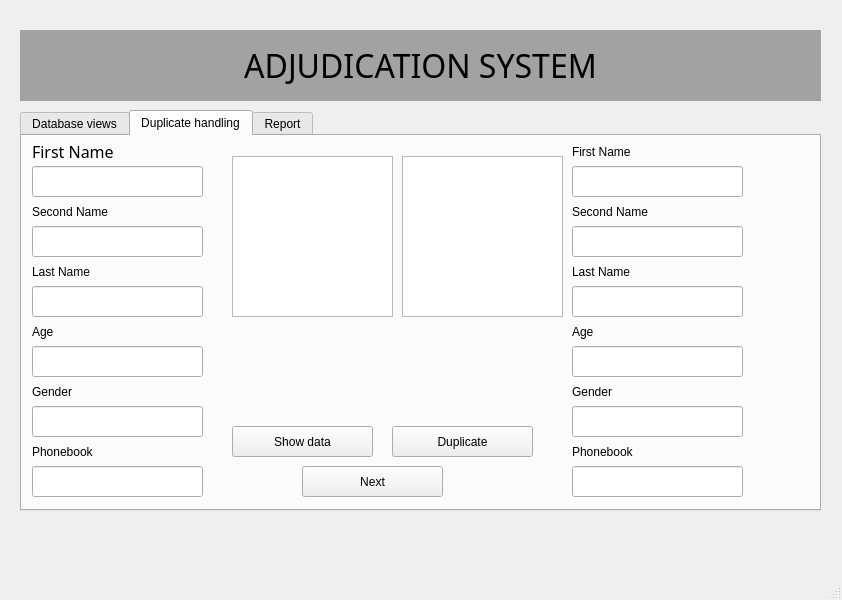
<?xml version="1.0" encoding="UTF-8"?>
<ui version="4.0">
 <class>MainWindow</class>
 <widget class="QMainWindow" name="MainWindow">
  <property name="geometry">
   <rect>
    <x>0</x>
    <y>0</y>
    <width>842</width>
    <height>600</height>
   </rect>
  </property>
  <property name="windowTitle">
   <string>MainWindow</string>
  </property>
  <widget class="QWidget" name="centralwidget">
   <widget class="QTabWidget" name="tabWidget">
    <property name="geometry">
     <rect>
      <x>20</x>
      <y>110</y>
      <width>801</width>
      <height>401</height>
     </rect>
    </property>
    <property name="styleSheet">
     <string notr="true">font: 75 12pt &quot;Century Gothic&quot;;</string>
    </property>
    <property name="currentIndex">
     <number>1</number>
    </property>
    <widget class="QWidget" name="tab">
     <attribute name="title">
      <string>Database views</string>
     </attribute>
     <widget class="QTableWidget" name="tableWidget">
      <property name="geometry">
       <rect>
        <x>0</x>
        <y>20</y>
        <width>751</width>
        <height>361</height>
       </rect>
      </property>
      <property name="styleSheet">
       <string notr="true">font: 9pt &quot;Century Gothic&quot;;</string>
      </property>
      <row>
       <property name="text">
        <string>1</string>
       </property>
      </row>
      <row>
       <property name="text">
        <string>2</string>
       </property>
      </row>
      <row>
       <property name="text">
        <string>3</string>
       </property>
      </row>
      <row>
       <property name="text">
        <string>4</string>
       </property>
      </row>
      <row>
       <property name="text">
        <string>5</string>
       </property>
      </row>
      <row>
       <property name="text">
        <string>6</string>
       </property>
      </row>
      <row>
       <property name="text">
        <string>7</string>
       </property>
      </row>
      <row>
       <property name="text">
        <string>8</string>
       </property>
      </row>
      <row>
       <property name="text">
        <string>10</string>
       </property>
      </row>
      <column>
       <property name="text">
        <string>FIRST NAME</string>
       </property>
       <property name="font">
        <font>
         <weight>75</weight>
         <bold>true</bold>
        </font>
       </property>
      </column>
      <column>
       <property name="text">
        <string>SECOND NAME</string>
       </property>
       <property name="font">
        <font>
         <weight>75</weight>
         <bold>true</bold>
        </font>
       </property>
      </column>
      <column>
       <property name="text">
        <string>LAST NAME</string>
       </property>
       <property name="font">
        <font>
         <weight>75</weight>
         <bold>true</bold>
        </font>
       </property>
      </column>
      <column>
       <property name="text">
        <string>AGE</string>
       </property>
       <property name="font">
        <font>
         <weight>75</weight>
         <bold>true</bold>
        </font>
       </property>
      </column>
      <column>
       <property name="text">
        <string>GENDER</string>
       </property>
       <property name="font">
        <font>
         <weight>75</weight>
         <bold>true</bold>
        </font>
       </property>
      </column>
      <column>
       <property name="text">
        <string>PHONE BOOK</string>
       </property>
       <property name="font">
        <font>
         <weight>75</weight>
         <bold>true</bold>
        </font>
       </property>
      </column>
      <column>
       <property name="text">
        <string>IMAGE</string>
       </property>
       <property name="font">
        <font>
         <weight>75</weight>
         <bold>true</bold>
        </font>
       </property>
      </column>
     </widget>
     <widget class="QPushButton" name="viewButton">
      <property name="geometry">
       <rect>
        <x>240</x>
        <y>330</y>
        <width>171</width>
        <height>31</height>
       </rect>
      </property>
      <property name="text">
       <string>View Data</string>
      </property>
     </widget>
    </widget>
    <widget class="QWidget" name="tab_2">
     <attribute name="title">
      <string>Duplicate handling</string>
     </attribute>
     <widget class="QPushButton" name="showButton">
      <property name="geometry">
       <rect>
        <x>210</x>
        <y>290</y>
        <width>141</width>
        <height>31</height>
       </rect>
      </property>
      <property name="text">
       <string>Show data</string>
      </property>
     </widget>
     <widget class="QPushButton" name="duplicatButton">
      <property name="geometry">
       <rect>
        <x>370</x>
        <y>290</y>
        <width>141</width>
        <height>31</height>
       </rect>
      </property>
      <property name="text">
       <string>Duplicate</string>
      </property>
     </widget>
     <widget class="QTextEdit" name="image2">
      <property name="geometry">
       <rect>
        <x>380</x>
        <y>20</y>
        <width>161</width>
        <height>161</height>
       </rect>
      </property>
     </widget>
     <widget class="QLabel" name="label_2">
      <property name="geometry">
       <rect>
        <x>10</x>
        <y>0</y>
        <width>81</width>
        <height>31</height>
       </rect>
      </property>
      <property name="font">
       <font>
        <family>Century Gothic</family>
        <pointsize>12</pointsize>
        <weight>9</weight>
        <italic>false</italic>
        <bold>false</bold>
       </font>
      </property>
      <property name="text">
       <string>First Name</string>
      </property>
     </widget>
     <widget class="QLabel" name="label_3">
      <property name="geometry">
       <rect>
        <x>550</x>
        <y>0</y>
        <width>81</width>
        <height>31</height>
       </rect>
      </property>
      <property name="text">
       <string>First Name</string>
      </property>
     </widget>
     <widget class="QLineEdit" name="fname1">
      <property name="geometry">
       <rect>
        <x>10</x>
        <y>30</y>
        <width>171</width>
        <height>31</height>
       </rect>
      </property>
     </widget>
     <widget class="QLabel" name="label_4">
      <property name="geometry">
       <rect>
        <x>10</x>
        <y>60</y>
        <width>111</width>
        <height>31</height>
       </rect>
      </property>
      <property name="text">
       <string>Second Name</string>
      </property>
     </widget>
     <widget class="QLineEdit" name="sname1">
      <property name="geometry">
       <rect>
        <x>10</x>
        <y>90</y>
        <width>171</width>
        <height>31</height>
       </rect>
      </property>
     </widget>
     <widget class="QLineEdit" name="sname2">
      <property name="geometry">
       <rect>
        <x>550</x>
        <y>90</y>
        <width>171</width>
        <height>31</height>
       </rect>
      </property>
     </widget>
     <widget class="QLabel" name="label_5">
      <property name="geometry">
       <rect>
        <x>550</x>
        <y>60</y>
        <width>111</width>
        <height>31</height>
       </rect>
      </property>
      <property name="text">
       <string>Second Name</string>
      </property>
     </widget>
     <widget class="QLineEdit" name="fname2">
      <property name="geometry">
       <rect>
        <x>550</x>
        <y>30</y>
        <width>171</width>
        <height>31</height>
       </rect>
      </property>
     </widget>
     <widget class="QLabel" name="label_6">
      <property name="geometry">
       <rect>
        <x>10</x>
        <y>120</y>
        <width>111</width>
        <height>31</height>
       </rect>
      </property>
      <property name="text">
       <string>Last Name</string>
      </property>
     </widget>
     <widget class="QLineEdit" name="lname1">
      <property name="geometry">
       <rect>
        <x>10</x>
        <y>150</y>
        <width>171</width>
        <height>31</height>
       </rect>
      </property>
     </widget>
     <widget class="QLabel" name="label_7">
      <property name="geometry">
       <rect>
        <x>550</x>
        <y>120</y>
        <width>111</width>
        <height>31</height>
       </rect>
      </property>
      <property name="text">
       <string>Last Name</string>
      </property>
     </widget>
     <widget class="QLineEdit" name="lname2">
      <property name="geometry">
       <rect>
        <x>550</x>
        <y>150</y>
        <width>171</width>
        <height>31</height>
       </rect>
      </property>
     </widget>
     <widget class="QLabel" name="label_8">
      <property name="geometry">
       <rect>
        <x>10</x>
        <y>180</y>
        <width>111</width>
        <height>31</height>
       </rect>
      </property>
      <property name="text">
       <string>Age</string>
      </property>
     </widget>
     <widget class="QLabel" name="label_9">
      <property name="geometry">
       <rect>
        <x>550</x>
        <y>180</y>
        <width>111</width>
        <height>31</height>
       </rect>
      </property>
      <property name="text">
       <string>Age</string>
      </property>
     </widget>
     <widget class="QLineEdit" name="age1">
      <property name="geometry">
       <rect>
        <x>10</x>
        <y>210</y>
        <width>171</width>
        <height>31</height>
       </rect>
      </property>
     </widget>
     <widget class="QLineEdit" name="age2">
      <property name="geometry">
       <rect>
        <x>550</x>
        <y>210</y>
        <width>171</width>
        <height>31</height>
       </rect>
      </property>
     </widget>
     <widget class="QLabel" name="label_10">
      <property name="geometry">
       <rect>
        <x>10</x>
        <y>240</y>
        <width>111</width>
        <height>31</height>
       </rect>
      </property>
      <property name="text">
       <string>Gender</string>
      </property>
     </widget>
     <widget class="QLabel" name="label_11">
      <property name="geometry">
       <rect>
        <x>550</x>
        <y>240</y>
        <width>111</width>
        <height>31</height>
       </rect>
      </property>
      <property name="text">
       <string>Gender</string>
      </property>
     </widget>
     <widget class="QLineEdit" name="gender1">
      <property name="geometry">
       <rect>
        <x>10</x>
        <y>270</y>
        <width>171</width>
        <height>31</height>
       </rect>
      </property>
     </widget>
     <widget class="QLineEdit" name="gender2">
      <property name="geometry">
       <rect>
        <x>550</x>
        <y>270</y>
        <width>171</width>
        <height>31</height>
       </rect>
      </property>
     </widget>
     <widget class="QLabel" name="label_12">
      <property name="geometry">
       <rect>
        <x>10</x>
        <y>300</y>
        <width>111</width>
        <height>31</height>
       </rect>
      </property>
      <property name="text">
       <string>Phonebook</string>
      </property>
     </widget>
     <widget class="QLabel" name="label_13">
      <property name="geometry">
       <rect>
        <x>550</x>
        <y>300</y>
        <width>111</width>
        <height>31</height>
       </rect>
      </property>
      <property name="text">
       <string>Phonebook</string>
      </property>
     </widget>
     <widget class="QLineEdit" name="phonebook1">
      <property name="geometry">
       <rect>
        <x>10</x>
        <y>330</y>
        <width>171</width>
        <height>31</height>
       </rect>
      </property>
     </widget>
     <widget class="QLineEdit" name="phonebook2">
      <property name="geometry">
       <rect>
        <x>550</x>
        <y>330</y>
        <width>171</width>
        <height>31</height>
       </rect>
      </property>
     </widget>
     <widget class="QTextEdit" name="image1">
      <property name="geometry">
       <rect>
        <x>210</x>
        <y>20</y>
        <width>161</width>
        <height>161</height>
       </rect>
      </property>
     </widget>
     <widget class="QPushButton" name="nextButton">
      <property name="geometry">
       <rect>
        <x>280</x>
        <y>330</y>
        <width>141</width>
        <height>31</height>
       </rect>
      </property>
      <property name="text">
       <string>Next</string>
      </property>
     </widget>
     <widget class="QLabel" name="fname_label">
      <property name="geometry">
       <rect>
        <x>10</x>
        <y>30</y>
        <width>171</width>
        <height>31</height>
       </rect>
      </property>
      <property name="text">
       <string/>
      </property>
     </widget>
     <widget class="QLabel" name="sname_label">
      <property name="geometry">
       <rect>
        <x>10</x>
        <y>90</y>
        <width>171</width>
        <height>31</height>
       </rect>
      </property>
      <property name="text">
       <string/>
      </property>
     </widget>
     <widget class="QLabel" name="image1_label">
      <property name="geometry">
       <rect>
        <x>220</x>
        <y>30</y>
        <width>141</width>
        <height>141</height>
       </rect>
      </property>
      <property name="text">
       <string/>
      </property>
     </widget>
     <widget class="QLabel" name="lname_label">
      <property name="geometry">
       <rect>
        <x>10</x>
        <y>150</y>
        <width>171</width>
        <height>31</height>
       </rect>
      </property>
      <property name="text">
       <string/>
      </property>
     </widget>
     <widget class="QLabel" name="age_label">
      <property name="geometry">
       <rect>
        <x>10</x>
        <y>210</y>
        <width>171</width>
        <height>31</height>
       </rect>
      </property>
      <property name="text">
       <string/>
      </property>
     </widget>
     <widget class="QLabel" name="gender_label">
      <property name="geometry">
       <rect>
        <x>10</x>
        <y>270</y>
        <width>171</width>
        <height>31</height>
       </rect>
      </property>
      <property name="text">
       <string/>
      </property>
     </widget>
     <widget class="QLabel" name="pbook_label">
      <property name="geometry">
       <rect>
        <x>10</x>
        <y>330</y>
        <width>171</width>
        <height>31</height>
       </rect>
      </property>
      <property name="text">
       <string/>
      </property>
     </widget>
     <widget class="QLabel" name="image2_label">
      <property name="geometry">
       <rect>
        <x>390</x>
        <y>30</y>
        <width>141</width>
        <height>141</height>
       </rect>
      </property>
      <property name="text">
       <string/>
      </property>
     </widget>
     <widget class="QLabel" name="fname2_label">
      <property name="geometry">
       <rect>
        <x>550</x>
        <y>30</y>
        <width>171</width>
        <height>31</height>
       </rect>
      </property>
      <property name="text">
       <string/>
      </property>
     </widget>
     <widget class="QLabel" name="sname2_label">
      <property name="geometry">
       <rect>
        <x>550</x>
        <y>90</y>
        <width>171</width>
        <height>31</height>
       </rect>
      </property>
      <property name="text">
       <string/>
      </property>
     </widget>
     <widget class="QLabel" name="lname2_label">
      <property name="geometry">
       <rect>
        <x>550</x>
        <y>150</y>
        <width>171</width>
        <height>31</height>
       </rect>
      </property>
      <property name="text">
       <string/>
      </property>
     </widget>
     <widget class="QLabel" name="age2_label">
      <property name="geometry">
       <rect>
        <x>550</x>
        <y>210</y>
        <width>171</width>
        <height>31</height>
       </rect>
      </property>
      <property name="text">
       <string/>
      </property>
     </widget>
     <widget class="QLabel" name="gender2_label">
      <property name="geometry">
       <rect>
        <x>550</x>
        <y>270</y>
        <width>171</width>
        <height>31</height>
       </rect>
      </property>
      <property name="text">
       <string/>
      </property>
     </widget>
     <widget class="QLabel" name="pbook2_label">
      <property name="geometry">
       <rect>
        <x>550</x>
        <y>330</y>
        <width>171</width>
        <height>31</height>
       </rect>
      </property>
      <property name="text">
       <string/>
      </property>
     </widget>
    </widget>
    <widget class="QWidget" name="Tab_3">
     <attribute name="title">
      <string>Report</string>
     </attribute>
    </widget>
   </widget>
   <widget class="QLabel" name="label">
    <property name="geometry">
     <rect>
      <x>20</x>
      <y>30</y>
      <width>801</width>
      <height>71</height>
     </rect>
    </property>
    <property name="font">
     <font>
      <family>Century Gothic</family>
      <pointsize>24</pointsize>
      <weight>9</weight>
      <italic>false</italic>
      <bold>false</bold>
     </font>
    </property>
    <property name="autoFillBackground">
     <bool>false</bool>
    </property>
    <property name="styleSheet">
     <string notr="true">font: 75 24pt &quot;Century Gothic&quot;;
background-color: rgb(162, 162, 162);
font: 75 24pt &quot;Century Gothic&quot;;</string>
    </property>
    <property name="text">
     <string>ADJUDICATION SYSTEM</string>
    </property>
    <property name="alignment">
     <set>Qt::AlignCenter</set>
    </property>
   </widget>
  </widget>
  <widget class="QMenuBar" name="menubar">
   <property name="geometry">
    <rect>
     <x>0</x>
     <y>0</y>
     <width>842</width>
     <height>21</height>
    </rect>
   </property>
  </widget>
  <widget class="QStatusBar" name="statusbar"/>
 </widget>
 <resources/>
 <connections/>
</ui>
